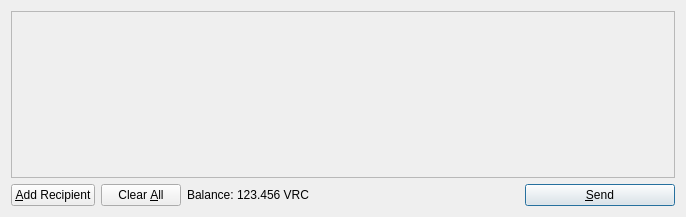
<?xml version="1.0" encoding="UTF-8"?>
<ui version="4.0">
 <class>SendCoinsDialog</class>
 <widget class="QDialog" name="SendCoinsDialog">
  <property name="geometry">
   <rect>
    <x>0</x>
    <y>0</y>
    <width>686</width>
    <height>217</height>
   </rect>
  </property>
  <property name="windowTitle">
   <string>Send Coins</string>
  </property>
  <layout class="QVBoxLayout" name="verticalLayout">
   <item>
    <widget class="QScrollArea" name="scrollArea">
     <property name="widgetResizable">
      <bool>true</bool>
     </property>
     <widget class="QWidget" name="scrollAreaWidgetContents">
      <property name="geometry">
       <rect>
        <x>0</x>
        <y>0</y>
        <width>666</width>
        <height>165</height>
       </rect>
      </property>
      <layout class="QVBoxLayout" name="verticalLayout_2">
       <property name="margin">
        <number>0</number>
       </property>
       <item>
        <layout class="QVBoxLayout" name="entries">
         <property name="spacing">
          <number>6</number>
         </property>
        </layout>
       </item>
       <item>
        <spacer name="verticalSpacer">
         <property name="orientation">
          <enum>Qt::Vertical</enum>
         </property>
         <property name="sizeHint" stdset="0">
          <size>
           <width>20</width>
           <height>40</height>
          </size>
         </property>
        </spacer>
       </item>
      </layout>
     </widget>
    </widget>
   </item>
   <item>
    <layout class="QHBoxLayout" name="horizontalLayout">
     <item>
      <widget class="QPushButton" name="addButton">
       <property name="toolTip">
        <string>Send to multiple recipients at once</string>
       </property>
       <property name="text">
        <string>&amp;Add Recipient</string>
       </property>
       <property name="icon">
        <iconset resource="../bitcoin.qrc">
         <normaloff>:/icons/add</normaloff>:/icons/add</iconset>
       </property>
       <property name="autoDefault">
        <bool>false</bool>
       </property>
      </widget>
     </item>
     <item>
      <widget class="QPushButton" name="clearButton">
       <property name="sizePolicy">
        <sizepolicy hsizetype="Minimum" vsizetype="Fixed">
         <horstretch>0</horstretch>
         <verstretch>0</verstretch>
        </sizepolicy>
       </property>
       <property name="toolTip">
        <string>Remove all transaction fields</string>
       </property>
       <property name="text">
        <string>Clear &amp;All</string>
       </property>
       <property name="icon">
        <iconset resource="../bitcoin.qrc">
         <normaloff>:/icons/remove</normaloff>:/icons/remove</iconset>
       </property>
       <property name="autoRepeatDelay">
        <number>300</number>
       </property>
       <property name="autoDefault">
        <bool>false</bool>
       </property>
      </widget>
     </item>
     <item>
      <layout class="QHBoxLayout" name="horizontalLayout_2">
       <property name="spacing">
        <number>3</number>
       </property>
       <item>
        <widget class="QLabel" name="label">
         <property name="text">
          <string>Balance:</string>
         </property>
        </widget>
       </item>
       <item>
        <widget class="QLabel" name="labelBalance">
         <property name="cursor">
          <cursorShape>IBeamCursor</cursorShape>
         </property>
         <property name="text">
          <string>123.456 VRC</string>
         </property>
         <property name="textInteractionFlags">
          <set>Qt::LinksAccessibleByMouse|Qt::TextSelectableByKeyboard|Qt::TextSelectableByMouse</set>
         </property>
        </widget>
       </item>
      </layout>
     </item>
     <item>
      <spacer name="horizontalSpacer">
       <property name="orientation">
        <enum>Qt::Horizontal</enum>
       </property>
       <property name="sizeHint" stdset="0">
        <size>
         <width>40</width>
         <height>20</height>
        </size>
       </property>
      </spacer>
     </item>
     <item>
      <widget class="QPushButton" name="sendButton">
       <property name="minimumSize">
        <size>
         <width>150</width>
         <height>0</height>
        </size>
       </property>
       <property name="toolTip">
        <string>Confirm the send action</string>
       </property>
       <property name="text">
        <string>&amp;Send</string>
       </property>
       <property name="icon">
        <iconset resource="../bitcoin.qrc">
         <normaloff>:/icons/send</normaloff>:/icons/send</iconset>
       </property>
       <property name="default">
        <bool>true</bool>
       </property>
      </widget>
     </item>
    </layout>
   </item>
  </layout>
 </widget>
 <resources>
  <include location="../bitcoin.qrc"/>
 </resources>
 <connections/>
</ui>
